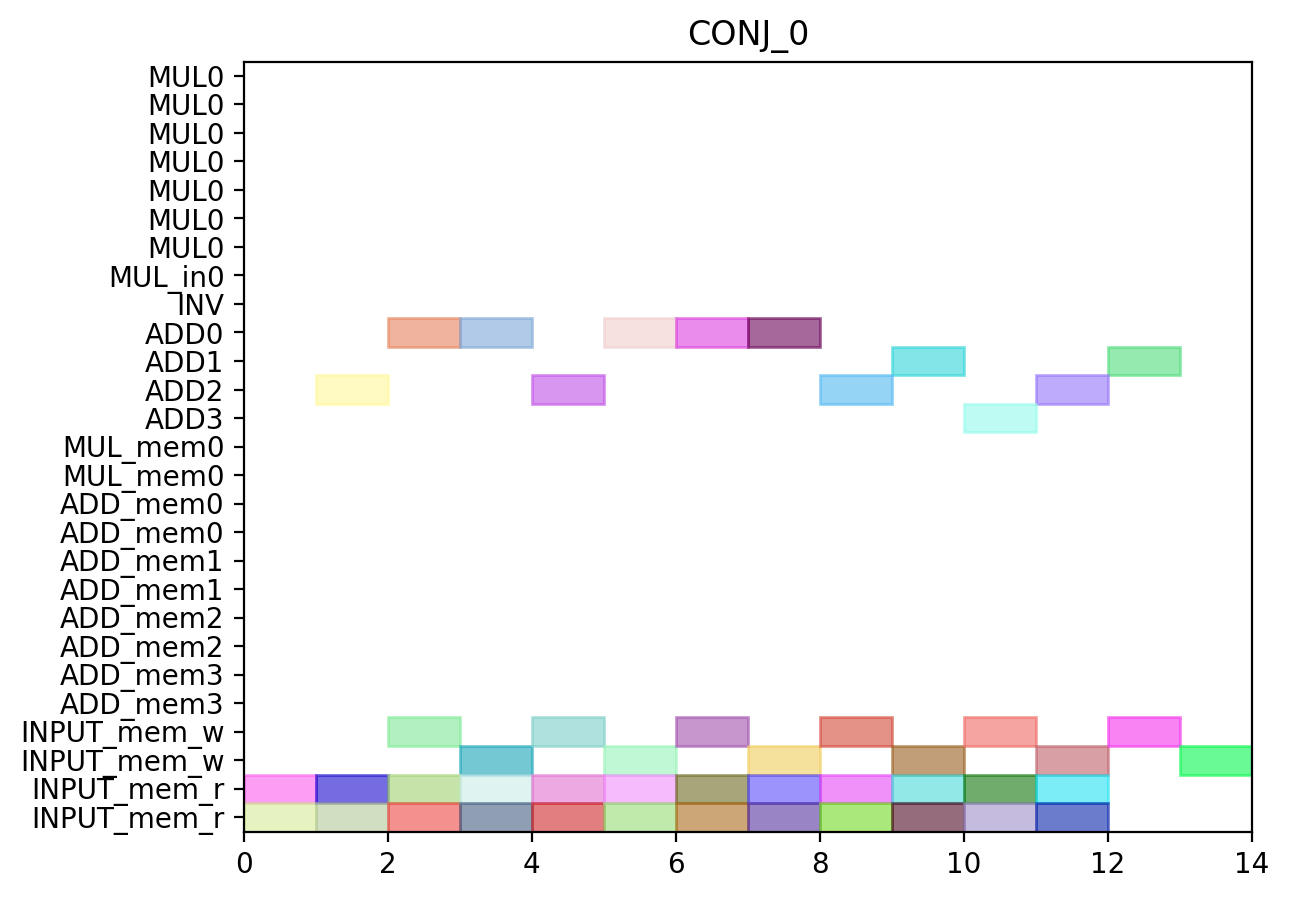

This chart was generated by the following Python code:
from pyschedule import Scenario, solvers, plotters, alt


def solve():
	horizon = 90
	S = Scenario("CONJ_0", horizon=horizon)

	# resource
	MUL = S.Resources('MUL', num=1, size=7)
	MUL_in = S.Resources('MUL_in', num=1)
	INV = S.Resource('INV')
	ADD = S.Resources('ADD', num=4, periods=range(1, horizon))
	MUL_mem = S.Resources('MUL_mem', num=1, size=2)
	ADD_mem = S.Resources('ADD_mem', num=4, size=2)
	INPUT_mem_w = S.Resource('INPUT_mem_w', size=2)
	INPUT_mem_r = S.Resource('INPUT_mem_r', size=2)

	# result of previous scheduling

	# new tasks
	c000 = S.Task('c000', length=1, delay_cost=1)
	c000 += alt(ADD)

	S += 0<c000

	c000_mem0 = S.Task('c000_mem0', length=1, delay_cost=1)
	c000_mem0 += INPUT_mem_r
	S += c000_mem0 <= c000

	c000_mem1 = S.Task('c000_mem1', length=1, delay_cost=1)
	c000_mem1 += INPUT_mem_r
	S += c000_mem1 <= c000

	c000_w = S.Task('c000_w', length=1, delay_cost=1)
	c000_w += alt(INPUT_mem_w)
	S += c000 <= c000_w

	c001 = S.Task('c001', length=1, delay_cost=1)
	c001 += alt(ADD)

	S += 0<c001

	c001_mem0 = S.Task('c001_mem0', length=1, delay_cost=1)
	c001_mem0 += INPUT_mem_r
	S += c001_mem0 <= c001

	c001_mem1 = S.Task('c001_mem1', length=1, delay_cost=1)
	c001_mem1 += INPUT_mem_r
	S += c001_mem1 <= c001

	c001_w = S.Task('c001_w', length=1, delay_cost=1)
	c001_w += alt(INPUT_mem_w)
	S += c001 <= c001_w

	c010 = S.Task('c010', length=1, delay_cost=1)
	c010 += alt(ADD)

	S += 0<c010

	c010_mem0 = S.Task('c010_mem0', length=1, delay_cost=1)
	c010_mem0 += INPUT_mem_r
	S += c010_mem0 <= c010

	c010_mem1 = S.Task('c010_mem1', length=1, delay_cost=1)
	c010_mem1 += INPUT_mem_r
	S += c010_mem1 <= c010

	c010_w = S.Task('c010_w', length=1, delay_cost=1)
	c010_w += alt(INPUT_mem_w)
	S += c010 <= c010_w

	c011 = S.Task('c011', length=1, delay_cost=1)
	c011 += alt(ADD)

	S += 0<c011

	c011_mem0 = S.Task('c011_mem0', length=1, delay_cost=1)
	c011_mem0 += INPUT_mem_r
	S += c011_mem0 <= c011

	c011_mem1 = S.Task('c011_mem1', length=1, delay_cost=1)
	c011_mem1 += INPUT_mem_r
	S += c011_mem1 <= c011

	c011_w = S.Task('c011_w', length=1, delay_cost=1)
	c011_w += alt(INPUT_mem_w)
	S += c011 <= c011_w

	c100 = S.Task('c100', length=1, delay_cost=1)
	c100 += alt(ADD)

	S += 0<c100

	c100_mem0 = S.Task('c100_mem0', length=1, delay_cost=1)
	c100_mem0 += INPUT_mem_r
	S += c100_mem0 <= c100

	c100_mem1 = S.Task('c100_mem1', length=1, delay_cost=1)
	c100_mem1 += INPUT_mem_r
	S += c100_mem1 <= c100

	c100_w = S.Task('c100_w', length=1, delay_cost=1)
	c100_w += alt(INPUT_mem_w)
	S += c100 <= c100_w

	c101 = S.Task('c101', length=1, delay_cost=1)
	c101 += alt(ADD)

	S += 0<c101

	c101_mem0 = S.Task('c101_mem0', length=1, delay_cost=1)
	c101_mem0 += INPUT_mem_r
	S += c101_mem0 <= c101

	c101_mem1 = S.Task('c101_mem1', length=1, delay_cost=1)
	c101_mem1 += INPUT_mem_r
	S += c101_mem1 <= c101

	c101_w = S.Task('c101_w', length=1, delay_cost=1)
	c101_w += alt(INPUT_mem_w)
	S += c101 <= c101_w

	c110 = S.Task('c110', length=1, delay_cost=1)
	c110 += alt(ADD)

	S += 0<c110

	c110_mem0 = S.Task('c110_mem0', length=1, delay_cost=1)
	c110_mem0 += INPUT_mem_r
	S += c110_mem0 <= c110

	c110_mem1 = S.Task('c110_mem1', length=1, delay_cost=1)
	c110_mem1 += INPUT_mem_r
	S += c110_mem1 <= c110

	c110_w = S.Task('c110_w', length=1, delay_cost=1)
	c110_w += alt(INPUT_mem_w)
	S += c110 <= c110_w

	c111 = S.Task('c111', length=1, delay_cost=1)
	c111 += alt(ADD)

	S += 0<c111

	c111_mem0 = S.Task('c111_mem0', length=1, delay_cost=1)
	c111_mem0 += INPUT_mem_r
	S += c111_mem0 <= c111

	c111_mem1 = S.Task('c111_mem1', length=1, delay_cost=1)
	c111_mem1 += INPUT_mem_r
	S += c111_mem1 <= c111

	c111_w = S.Task('c111_w', length=1, delay_cost=1)
	c111_w += alt(INPUT_mem_w)
	S += c111 <= c111_w

	c200 = S.Task('c200', length=1, delay_cost=1)
	c200 += alt(ADD)

	S += 0<c200

	c200_mem0 = S.Task('c200_mem0', length=1, delay_cost=1)
	c200_mem0 += INPUT_mem_r
	S += c200_mem0 <= c200

	c200_mem1 = S.Task('c200_mem1', length=1, delay_cost=1)
	c200_mem1 += INPUT_mem_r
	S += c200_mem1 <= c200

	c200_w = S.Task('c200_w', length=1, delay_cost=1)
	c200_w += alt(INPUT_mem_w)
	S += c200 <= c200_w

	c201 = S.Task('c201', length=1, delay_cost=1)
	c201 += alt(ADD)

	S += 0<c201

	c201_mem0 = S.Task('c201_mem0', length=1, delay_cost=1)
	c201_mem0 += INPUT_mem_r
	S += c201_mem0 <= c201

	c201_mem1 = S.Task('c201_mem1', length=1, delay_cost=1)
	c201_mem1 += INPUT_mem_r
	S += c201_mem1 <= c201

	c201_w = S.Task('c201_w', length=1, delay_cost=1)
	c201_w += alt(INPUT_mem_w)
	S += c201 <= c201_w

	c210 = S.Task('c210', length=1, delay_cost=1)
	c210 += alt(ADD)

	S += 0<c210

	c210_mem0 = S.Task('c210_mem0', length=1, delay_cost=1)
	c210_mem0 += INPUT_mem_r
	S += c210_mem0 <= c210

	c210_mem1 = S.Task('c210_mem1', length=1, delay_cost=1)
	c210_mem1 += INPUT_mem_r
	S += c210_mem1 <= c210

	c210_w = S.Task('c210_w', length=1, delay_cost=1)
	c210_w += alt(INPUT_mem_w)
	S += c210 <= c210_w

	c211 = S.Task('c211', length=1, delay_cost=1)
	c211 += alt(ADD)

	S += 0<c211

	c211_mem0 = S.Task('c211_mem0', length=1, delay_cost=1)
	c211_mem0 += INPUT_mem_r
	S += c211_mem0 <= c211

	c211_mem1 = S.Task('c211_mem1', length=1, delay_cost=1)
	c211_mem1 += INPUT_mem_r
	S += c211_mem1 <= c211

	c211_w = S.Task('c211_w', length=1, delay_cost=1)
	c211_w += alt(INPUT_mem_w)
	S += c211 <= c211_w

	solvers.mip.solve(S,msg=1,kind='CPLEX',ratio_gap=1.01)

	solution = [['hoge']*len(S.solution()[1]) for i in range(len(S.solution()))]
	for i in range(len(S.solution())):
		for j in range(len(S.solution()[i])):
			solution[i][j]=str(S.solution()[i][j])
	print(solution)

	cycles = int(solution[-1][3])

	pic_file_name = "/home/mfukuda/pairing_automation_design2/bls12-638/scheduling/CONJ_mul1_add4/CONJ_0.png"
	if(S.solution() != []):
		plotters.matplotlib.plot(S,img_filename=pic_file_name, vertical_text=True, fig_size=(cycles*0.25+3, 5), show_task_labels=False)

	return solution
